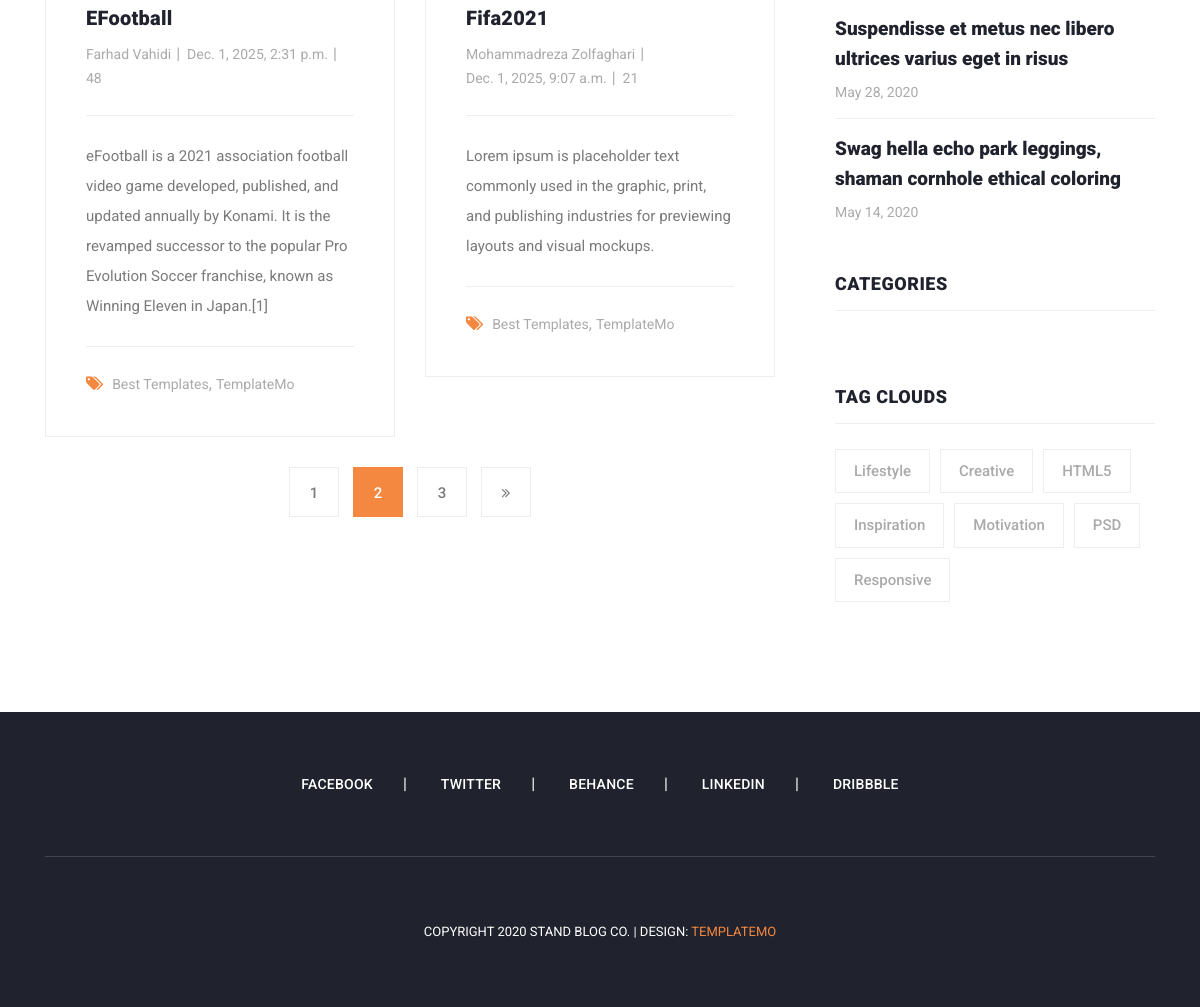
/blog/ (lower part), run on an earlier commit of the app's database.
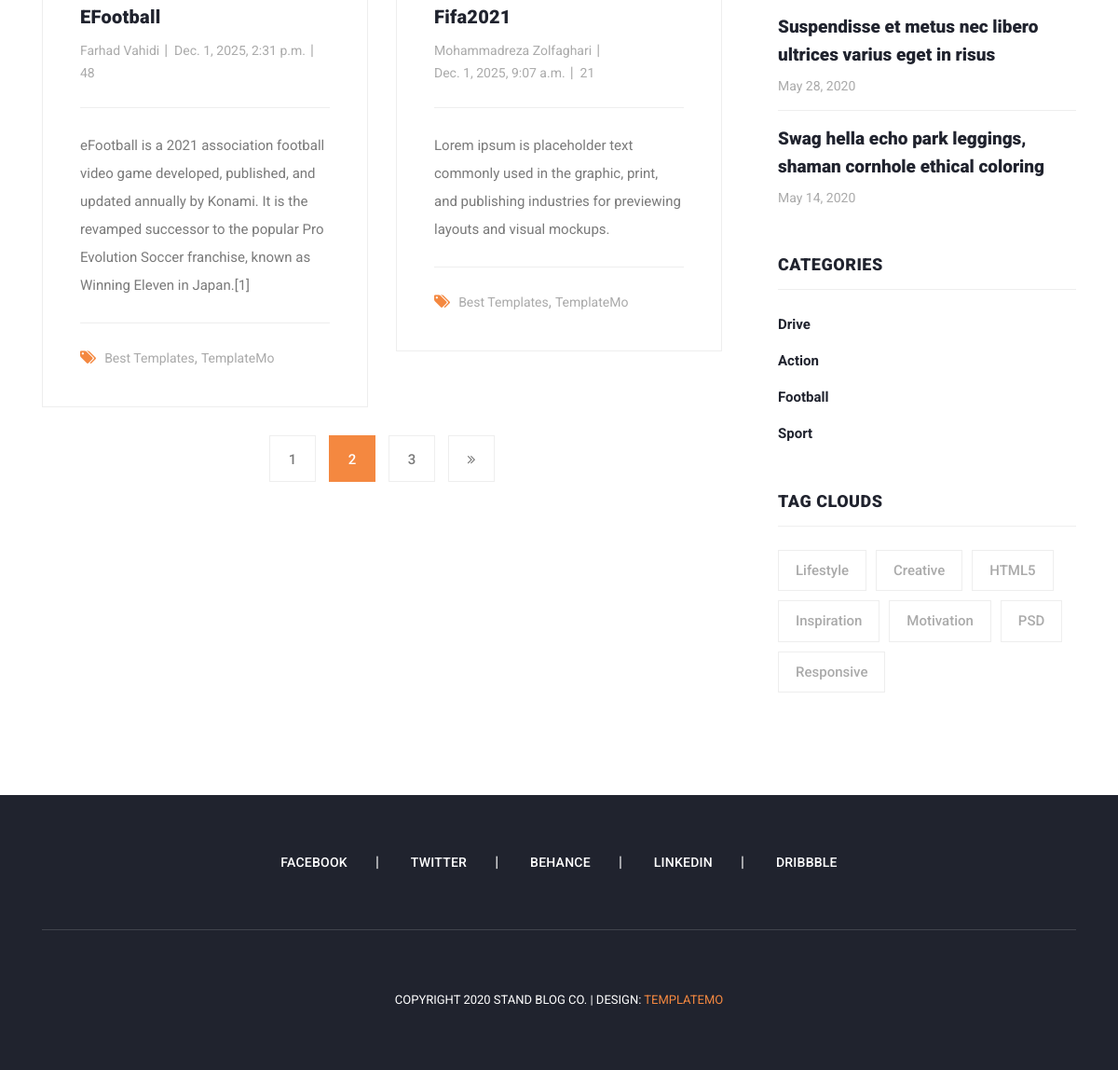
And on a later commit of the database.
### blog_app/models.py (models this page shows, shortened)
class Post(models.Model):
    category = models.ManyToManyField(Category)
    author = models.ForeignKey(User, on_delete=models.CASCADE)
    image = models.ImageField(upload_to="images/blog")
    title = models.CharField(max_length=200)
    short_description = models.TextField()
    description = models.TextField()
    counted_views = models.IntegerField(default=0)
    pub_date = models.DateTimeField(null=True)
    created_date = models.DateTimeField(auto_now_add=True)
    updated_date = models.DateTimeField(auto_now=True)
    status = models.BooleanField(default=False)
    class Meta:
        ordering = ['-created_date']

class Category(models.Model):
    name = models.CharField(max_length=50)

### blog_app/views.py (the view)
# urls.py: 2. Add a URL to urlpatterns:  path('blog/', include('blog.urls'))
def blog(request):
    category = Category.objects.all()
    posts = Post.objects.all()
    return render(request, 'blog_app/blog.html', {'posts': posts, 'category': category})

### blog_app/templates/blog_app/blog.html (shortened to what this page needs)
{% extends 'base.html' %}
{% load static %}
{% block content %}
    <section class="blog-posts grid-system">
        <div class="container">
            <div class="row">
                <div class="col-lg-8">
                    <div class="all-blog-posts">
                        <div class="row">
                            {% for post in posts %}
                                <div class="col-lg-6">
                                    <div class="blog-post">
                                        <div class="down-content">
                                            <a href="{% url 'blog_app:single_blog' pid=post.id %}"><h4>{{ post.title }}</h4></a>
                                            <ul class="post-info">
                                                <li><a href="#">{{ post.author.get_full_name }}</a></li>
                                                <li><a href="#">{{ post.created_date }}</a></li>
                                                <li><a href="#">{{ post.counted_views }}</a></li>
                                            </ul>
                                            <p>{{ post.short_description }}</p>
                                            <div class="post-options">
                                                <div class="row">
                                                    <div class="col-lg-12">
                                                        <ul class="post-tags">
                                                            <li><i class="fa fa-tags"></i></li>
                                                            <li><a href="#">Best Templates</a>,</li>
                                                            <li><a href="#">TemplateMo</a></li>
                                                        </ul>
                                                    </div>
                                                </div>
                                            </div>
                                        </div>
                                    </div>
                                </div>
                            {% endfor %}
                            <div class="col-lg-12">
                                <ul class="page-numbers">
                                    <li><a href="#">1</a></li>
                                    <li class="active"><a href="#">2</a></li>
                                    <li><a href="#">3</a></li>
                                    <li><a href="#"><i class="fa fa-angle-double-right"></i></a></li>
                                </ul>
                            </div>
                        </div>
                    </div>
                </div>
                <div class="col-lg-4">
                    <div class="sidebar">
                        <div class="row">
                            <div class="col-lg-12">
                                <div class="sidebar-item recent-posts">
                                    <div class="content">
                                        <ul>
                                            <li><a href="post-details.html">
                                                <h5>Suspendisse et metus nec libero ultrices varius eget in risus</h5>
                                                <span>May 28, 2020</span>
                                            </a></li>
                                            <li><a href="post-details.html">
                                                <h5>Swag hella echo park leggings, shaman cornhole ethical coloring</h5>
                                                <span>May 14, 2020</span>
                                            </a></li>
                                        </ul>
                                    </div>
                                </div>
                            </div>
                            <div class="col-lg-12">
                                <div class="sidebar-item categories">
                                    <div class="sidebar-heading">
                                        <h2>Categories</h2>
                                    </div>
                                    <div class="content">
                                        <ul>
                                            {% for cat in category %}
                                            	<li><a href="#">{{ cat.name }}</a></li>
                                            {% endfor %}
                                        </ul>
                                    </div>
                                </div>
                            </div>
                            <div class="col-lg-12">
                                <div class="sidebar-item tags">
                                    <div class="sidebar-heading">
                                        <h2>Tag Clouds</h2>
                                    </div>
                                    <div class="content">
                                        <ul>
                                            <li><a href="#">Lifestyle</a></li>
                                            <li><a href="#">Creative</a></li>
                                            <li><a href="#">HTML5</a></li>
                                            <li><a href="#">Inspiration</a></li>
                                            <li><a href="#">Motivation</a></li>
                                            <li><a href="#">PSD</a></li>
                                            <li><a href="#">Responsive</a></li>
                                        </ul>
                                    </div>
                                </div>
                            </div>
                        </div>
                    </div>
                </div>
            </div>
        </div>
    </section>
{% endblock %}

### templates/base.html (shortened to what this page needs)
{% load static %}
<!DOCTYPE html>
<html lang="en">
<head>
    {% include 'head_ref.html' %}
</head>
<body>
{% block content %}{% endblock %}
{% include 'footer.html' %}
</body>
</html>

### templates/head_ref.html (shortened to what this page needs)
{% load static %}
<link href="{% static 'vendor/bootstrap/css/bootstrap.min.css' %}" rel="stylesheet">
<link rel="stylesheet" href="{% static 'assets/css/fontawesome.css' %}">
<link rel="stylesheet" href="{% static 'assets/css/templatemo-stand-blog.css' %}">
<link rel="stylesheet" href="{% static 'assets/css/owl.css' %}">

### templates/header.html (shortened to what this page needs)
{% load static %}

### templates/footer.html
{% load static %}
<footer>
    <div class="container">
        <div class="row">
            <div class="col-lg-12">
                <ul class="social-icons">
                    <li><a href="#">Facebook</a></li>
                    <li><a href="#">Twitter</a></li>
                    <li><a href="#">Behance</a></li>
                    <li><a href="#">Linkedin</a></li>
                    <li><a href="#">Dribbble</a></li>
                </ul>
            </div>
            <div class="col-lg-12">
                <div class="copyright-text">
                    <p>Copyright 2020 Stand Blog Co.
                        | Design: <a rel="nofollow" href="https://templatemo.com" target="_parent">TemplateMo</a></p>
                </div>
            </div>
        </div>
    </div>
</footer>

### templates/foot_ref.html (shortened to what this page needs)
{% load static %}

What changed in the data, as far as the page shows it:
added Category: name "Drive"
added Category: name "Action"
added Category: name "Football"
added Category: name "Sport"
